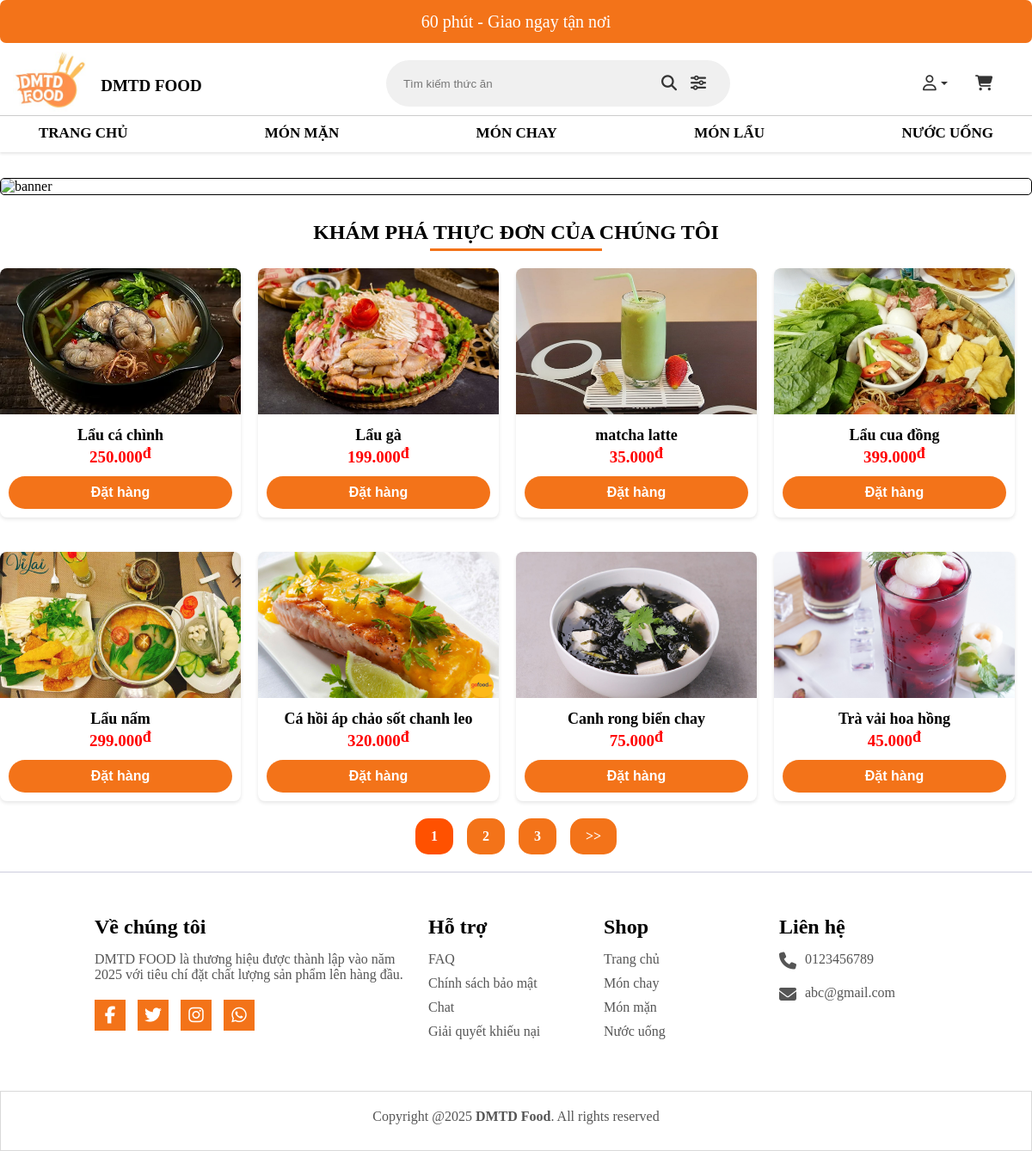
Screenshot of /controller/index.php with the database file from the repository.
### tables this page shows
CREATE TABLE `sanpham` (
  `MaSP` int(250) NOT NULL,
  `MaLoaiSP` int(250) NOT NULL,
  `TenSP` varchar(70) NOT NULL,
  `DonGia` int(11) NOT NULL,
  `MoTa` varchar(250) NOT NULL,
  `HinhAnh` varchar(200) NOT NULL,
  `TrangThai` int(10) NOT NULL DEFAULT 1,
  `SoLuongBan` int(10) NOT NULL DEFAULT 0
);

### view/home.php (the view, shortened to what this page needs)
<!DOCTYPE html>
<html lang="en">
<head>
  <link
      rel="stylesheet"
      href="https://cdnjs.cloudflare.com/ajax/libs/font-awesome/6.6.0/css/all.min.css"
    />
    <link rel="stylesheet" href="../view/css/style.css" />
</head>
<body>
<?php
$conn = ketnoidb();
$search = isset($_GET['search']) ? mysqli_real_escape_string($conn, $_GET['search']) : '';
$where = "";
$maLoaiSP = isset($_GET['MaLoaiSP']) ? (int)$_GET['MaLoaiSP'] : 0;
$item_perpage = !empty($_GET['per_page']) ? (int)$_GET['per_page'] : 8;
$current_page = !empty($_GET['page']) ? (int)$_GET['page'] : 1;
$offset = ($current_page - 1) * $item_perpage;
$sql = "SELECT * FROM sanpham $where ORDER BY MaSP DESC LIMIT $item_perpage OFFSET $offset";
$result = mysqli_query($conn, $sql);
$products = mysqli_fetch_all($result, MYSQLI_ASSOC);
?>
<div class="header-banner">60 phút - Giao ngay tận nơi</div>
    <header class="header-top">
      <div class="container">
        <div class="logo">
          <a href="#" class="logo-img"
            ><img height="70" src="../view/img/DMTD-Food-Logo.jpg" alt="Logo"
          /></a>
          <span><b>DMTD FOOD</b></span>
</div>
<form id="product-search" method="GET">
  <div class="box">
    <input type="text" placeholder="Tìm kiếm thức ăn" name="search"
           value="<?= isset($_GET['search']) ? htmlspecialchars($_GET['search']) : '' ?>" />
    <button type="submit" class="search-btn">
        <i class="fa-solid fa-magnifying-glass"></i>
    </button>
    <button type="button" class="search-btn" onclick="openAdvancedSearch()" title="Tìm kiếm nâng cao">
        <i class="fa-solid fa-sliders"></i>
    </button>
  </div>
</form>
<div class="action">
          <div class="item">
            <a href="#"><i class="fa-regular fa-user"></i></a>
          </div>
          <div class="item">
            <a href="../view/cart.php"
              ><i class="fa-solid fa-cart-shopping"></i
            ></a>
          </div>
        </div>
      </div>
    </header>
    <nav>
  <ul>
    <li><a href="index.php">Trang chủ</a></li>
    <li><a href="index.php?MaLoaiSP=1">Món mặn</a></li>
    <li><a href="index.php?MaLoaiSP=2">Món chay</a></li>
    <li><a href="index.php?MaLoaiSP=3">Món lẩu</a></li>
    <li><a href="index.php?MaLoaiSP=4">Nước uống</a></li>
  </ul>
</nav>
<?php
$min_price = isset($_GET['min_price']) ? (int)$_GET['min_price'] : 0;
$max_price = isset($_GET['max_price']) ? (int)$_GET['max_price'] : 0;
if (empty($search) && $maLoaiSP == 0 && $min_price == 0 && $max_price == 0): ?>
  <div class="banner">
    <img src="../view/img/banner.png" alt="banner">
  </div>
<?php endif; ?>
<section>
    <div id="wrapper">
        <div class="headline">
            <div class="section-title">Khám phá thực đơn của chúng tôi</div>
            <div class="header-underline"></div>
        </div>
<ul class="products">
    <?php if (!empty($products)): ?>
        <?php foreach ($products as $product): ?>
            <?php if ($product['TrangThai'] == 1):  ?>
                <div class="products-item">
                  <li>
                    <div class="product-top">
                        <a href="javascript:void(0)" class="product-thumb" onclick="openProductDetail(<?= $product['MaSP'] ?>)">
                            <img src="../view/img/product/<?= htmlspecialchars($product['HinhAnh']) ?>" alt="<?= htmlspecialchars($product['TenSP']) ?>">
                        </a>
                    </div>
                    <div class="product-info">
                        <a href="javascript:void(0)" class="product-name" onclick="openProductDetail(<?= $product['MaSP'] ?>)">
                            <?= htmlspecialchars($product['TenSP']) ?>
                        </a>
                        <div class="product-price">
                            <span class="price"><?= number_format($product['DonGia'], 0, ',', '.') ?><span class="currency">đ</span></span>
                        </div>
                        <form action="index.php?act=cart" method="post">
                            <input type="submit" name="addcart" value="Đặt hàng">
                        </form>
                    </div>
                  </li>
                </div>
            <?php endif; ?>
        <?php endforeach; ?>
    <?php else: ?>
        <p>Không có sản phẩm nào!</p>
    <?php endif; ?>
</ul>
</div>
</section>
<?php include "../view/phantrang.php"; ?>
<?php include_once('../view/footer.php'); ?>
</body>
</html>

### view/css/style.css (style rules this page uses)
* { box-sizing: border-box; margin: 0; padding: 0; }
header { background-color: white; }
.container { max-width: 1130px; padding: 0 10px; margin: 0 auto; }
.header-top .container { width: 100%; max-width: 1200px; margin: 0 auto; display: flex; flex-wrap: wrap; align-items: center; justify-content: space-between; padding: 0 15px; }
.header-top .logo { display: flex; align-items: center; gap: 15px; }
.header-top .logo span { font-size: 19px; text-align: center; margin-top: 5px; }
.header-top .logo img { flex-shrink: 0; }
.box { position: relative; width: 100%; max-width: 400px; height: auto; display: flex; cursor: pointer; padding: 10px 20px; background-color: #f0f0f0; border-radius: 30px; align-items: center; }
.box input { width: 400px; background-color: #f0f0f0; outline: none; border: none; font-weight: 500; }
.action { display: flex; align-items: center; }
.header-banner { width: 100%; height: 50px; border-radius: 7px; margin-bottom: 10px; background: #f37319; position: sticky; align-items: center; justify-content: center; display: flex; color: white; font-size: 20px; }
nav { width: 100%; background-color: var(--white); box-shadow: 0 2px 3px rgba(0, 0, 0, 0.1); border-top: 1px solid #ccc; }
nav ul { display: flex; justify-content: space-between; align-items: center; list-style: none; padding: 10px 30px; max-width: 1200px; margin: 0 auto; }
nav ul li a { text-decoration: none; font-size: 16px; font-weight: bold; text-transform: uppercase; color: black; transition: color 0.3s ease, border-bottom 0.3s ease; }
nav ul li { display: inline-block; margin: 0 15px; }
nav ul li a { text-decoration: none; color: #000; font-weight: bold; text-transform: uppercase; font-size: 17px; transition: 0.1s; }
nav ul li a::after { content: ""; width: 100%; opacity: 0; height: 2px; background: var(--orange); display: block; transition: 0.2s linear; }
.action { display: flex; position: relative; right: 20px; }
.action .item a { margin-left: 22px; width: 24px; font-size: 18px; color: #000; height: auto; position: relative; }
.banner { margin-top: 30px; display: flex; justify-content: center; align-items: center; width: 100%; max-width: 1400px; margin: 30px auto; }
.banner img { width: 100%; max-width: 100%; height: auto; border: 1px solid black; border-radius: 5px; }
.headline { text-align: center; margin: 20px auto; }
.headline .section-title { font-size: 24px; font-weight: bold; color: #000; text-transform: uppercase; display: inline-block; }
.headline .header-underline { width: 200px; height: 3px; background-color: #f37319; margin: 5px auto 0; }
.products { list-style-type: none; padding: 0; margin: 0 auto; display: flex; justify-content: space-between; gap: 20px; flex-wrap: wrap; }
.products-item { text-align: center; border-radius: 8px; width: calc(25% - 20px); background-color: #fff; overflow: hidden; margin-bottom: 20px; box-shadow: 0 2px 4px rgba(0, 0, 0, 0.1); transition: transform 0.3s ease, box-shadow 0.3s ease; flex-direction: column; }
.product-thumb img { width: 100%; height: 170px; object-fit: cover; transition: transform 0.3s ease; }
.product-info { padding: 10px; flex-grow: 1; }
.product-name { font-size: 18px; text-decoration: none; font-weight: bold; color: black; margin-bottom: 5px; }
.product-price { font-size: 24px; margin-bottom: 10px; }
.product-price .price { font-size: 19px; font-weight: bold; color: red; }
.currency { font-size: 18px; vertical-align: top; }
input[type="submit"] { display: inline-flex; align-items: center; justify-content: center; background-color: #f37319; color: #fff; padding: 10px 20px; border: none; border-radius: 20px; cursor: pointer; width: 100%; text-align: center; font-size: 16px; font-weight: bold; transition: background-color 0.3s ease; }

### rows the page displays
sanpham: HinhAnh (picture), TenSP "Lẩu cá chình", DonGia "250.000"
sanpham: HinhAnh (picture), TenSP "Lẩu gà", DonGia "199.000"
sanpham: HinhAnh (picture), TenSP "matcha latte", DonGia "35.000"
sanpham: HinhAnh (picture), TenSP "Lẩu cua đồng", DonGia "399.000"
sanpham: HinhAnh (picture), TenSP "Lẩu nấm", DonGia "299.000"
sanpham: HinhAnh (picture), TenSP "Cá hồi áp chảo sốt chanh leo", DonGia "320.000"
sanpham: HinhAnh (picture), TenSP "Canh rong biển chay", DonGia "75.000"
sanpham: HinhAnh (picture), TenSP "Trà vải hoa hồng", DonGia "45.000"
